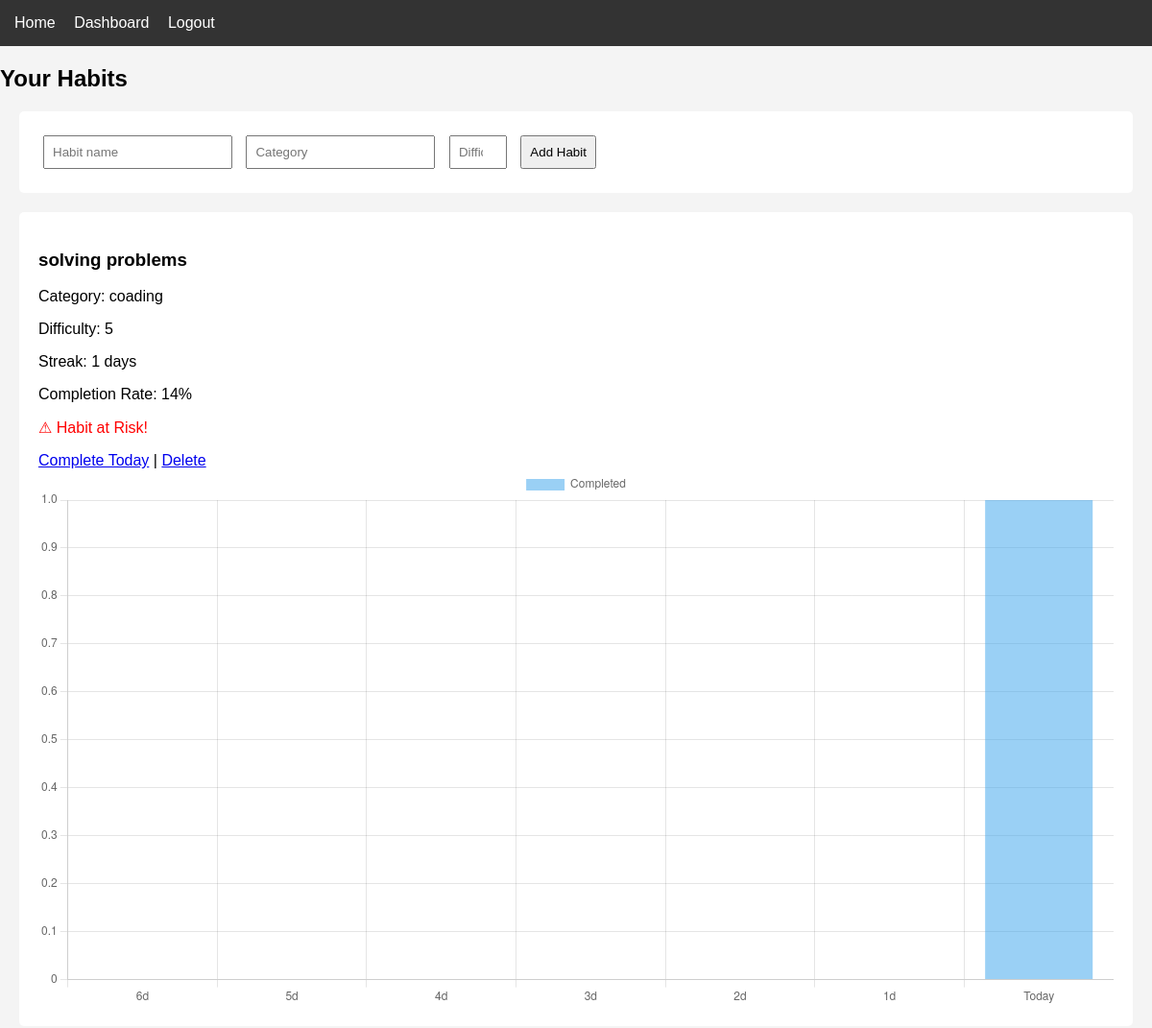
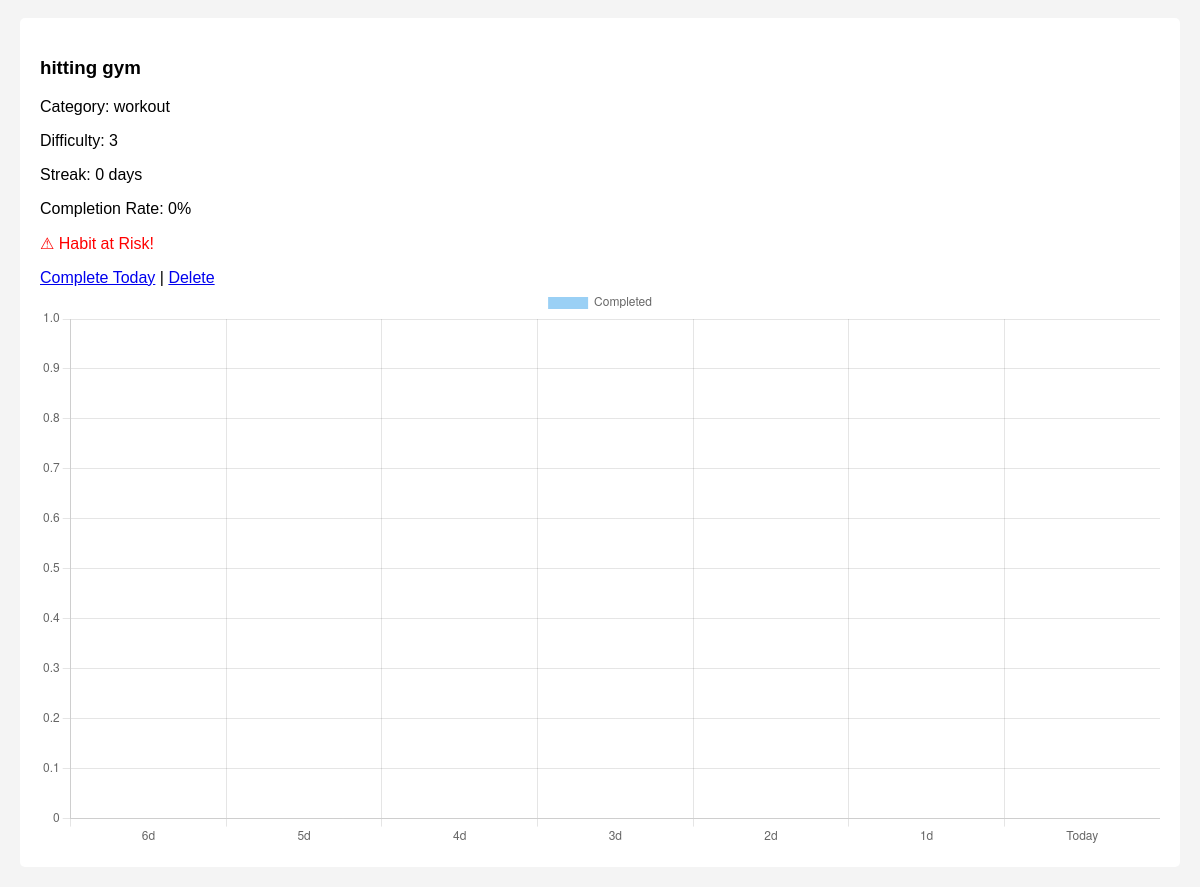
The app's page /dashboard (signed in) with its own data (2 pictures, top to bottom).
### tables this page shows
CREATE TABLE habits (
            id INTEGER PRIMARY KEY AUTOINCREMENT,
            user_id INTEGER,
            name TEXT,
            category TEXT,
            difficulty INTEGER
        );

### app.py (the view)
@app.route("/dashboard")
def dashboard():
    if "user_id" not in session:
        return redirect("/login")
    conn = get_db()
    habits = conn.execute("SELECT * FROM habits WHERE user_id = ?", (session["user_id"],)).fetchall()
    enriched_habits = []
    for habit in habits:
        habit_id = habit["id"]
        today = date.today()
        week_dates = [(today - timedelta(days=i)).isoformat() for i in range(6, -1, -1)]
        weekly_data = []
        for d in week_dates:
            log = conn.execute(
                "SELECT completed FROM logs WHERE habit_id = ? AND date = ?",
                (habit_id, d)
            ).fetchone()
            weekly_data.append(log["completed"] if log else 0)
        streak = 0
        for d in reversed(week_dates):
            log = conn.execute(
                "SELECT completed FROM logs WHERE habit_id = ? AND date = ?",
                (habit_id, d)
            ).fetchone()
            if log and log["completed"] == 1:
                streak += 1
            else:
                break
        completion_rate = int((sum(weekly_data) / 7) * 100)
        enriched_habits.append({
            "id": habit["id"],
            "name": habit["name"],
            "category": habit["category"],
            "difficulty": habit["difficulty"],
            "weekly_data": weekly_data,
            "streak": streak,
            "completion_rate": completion_rate,
            "risk": completion_rate < 40
        })
    conn.close()
    return render_template("dashboard.html", habits=enriched_habits)

### app.py (called while the page is built)
def get_db():
    conn = sqlite3.connect(DATABASE)
    conn.row_factory = sqlite3.Row
    return conn

### templates/dashboard.html
{% extends "layout.html" %}
{% block content %}
<h2>Your Habits</h2>
<div class="card">
<form action="/add_habit" method="post">
    <input name="name" placeholder="Habit name" required>
    <input name="category" placeholder="Category">
    <input name="difficulty" type="number" min="1" max="5" placeholder="Difficulty">
    <button type="submit">Add Habit</button>
</form>
</div>
{% for habit in habits %}
<div class="card">
    <h3>{{ habit.name }}</h3>
    <p>Category: {{ habit.category }}</p>
    <p>Difficulty: {{ habit.difficulty }}</p>
    <p>Streak: {{ habit.streak }} days</p>
    <p>Completion Rate: {{ habit.completion_rate }}%</p>
    {% if habit.risk %}
        <p style="color:red;">⚠ Habit at Risk!</p>
    {% endif %}
    <a href="/complete/{{ habit.id }}">Complete Today</a> |
    <a href="/delete/{{ habit.id }}">Delete</a>
    <canvas id="chart-{{ habit.id }}"></canvas>
    <script>
        new Chart(
            document.getElementById("chart-{{ habit.id }}"),
            {
                type: "bar",
                data: {
                    labels: ['6d','5d','4d','3d','2d','1d','Today'],
                    datasets: [{
                        label: "Completed",
                        data: {{ habit.weekly_data | tojson }}
                    }]
                },
                options: {
                    scales: {
                        y: { beginAtZero: true, max: 1 }
                    }
                }
            }
        );
    </script>
</div>
{% endfor %}
{% endblock %}

### templates/layout.html (shortened to what this page needs)
<!DOCTYPE html>
<html>
<head>
    <link rel="stylesheet" href="{{ url_for('static', filename='styles.css') }}">
</head>
<body>
<nav>
    <a href="/">Home</a>
    {% if "user_id" in session %}
        <a href="/dashboard">Dashboard</a>
        <a href="/logout">Logout</a>
    {% else %}
        <a href="/login">Login</a>
        <a href="/register">Register</a>
    {% endif %}
</nav>
{% block content %}{% endblock %}
</body>
</html>

### static/styles.css (style rules this page uses)
body { font-family: Arial; margin: 0; background: #f4f4f4; }
nav { background: #333; padding: 15px; }
nav a { color: white; margin-right: 15px; text-decoration: none; }
.card { background: white; padding: 20px; margin: 20px; border-radius: 5px; }
input, button { padding: 8px; margin: 5px; }

### records on screen
habits: name "solving problems", category "coading", difficulty "5", streak "1", completion_rate "14"
habits: name "hitting gym", category "workout", difficulty "3", streak "0", completion_rate "0"

### other values on screen
chart data {{ habit.weekly_data | tojson }} [0, 0, 0, 0, 0, 0, 1], [0, 0, 0, 0, 0, 0, 0]
